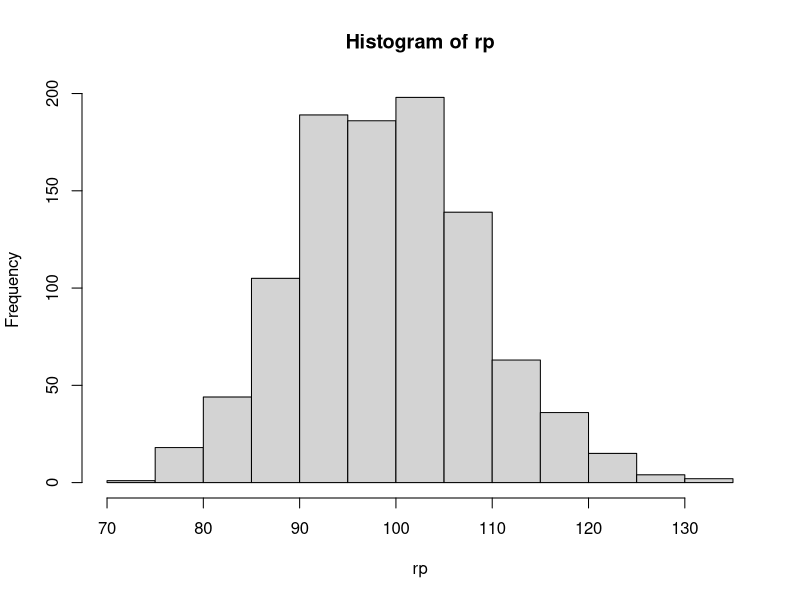
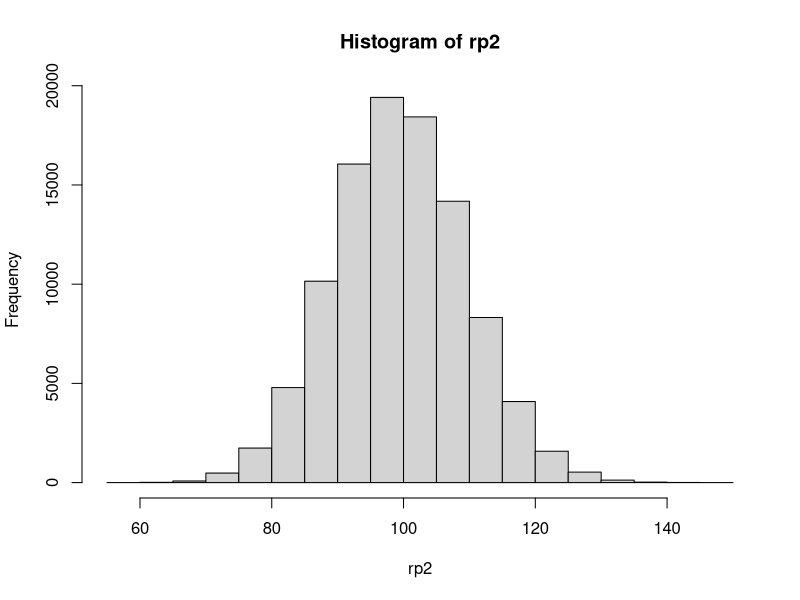

Write R code to recreate these figures, in order.
### March 20 ###
# chap 4 examples

## 1. 이항분포
# 1) dbinom(독립변수,모집단수,누적확률)
# 2) pbinom(독립변수,모집단수,누적확률,lower=T/F)
# 3) rbinom(랜던추출수,모집단수,누적확률)

## 2. 포아송분포
# 1) dpois(사건수,평균)
# 2) ppois(사건수,평균)
1-ppois(200,100) # 0
1-ppois(120,100) # 0.02266933
(1-ppois(120,100))*365 # 8.274305 : 년에 약 8일 사건 발생
# 사건수가 증가할 수록 사건 발생 확률 감소
# 3) rpois(랜덤사건수,평균)
rp = rpois(1000,100)
mean(rp) # 99.893
var(rp) # 102.1057
hist(rp)
# 랜덤사건의 수가 많을 수록 정규분포의 형태를 띰
rp2 = rpois(100000,100)
mean(rp2) # 100.0457
var(rp2) # 99.92265
hist(rp2)

## 3. 정규분포
# 1) dnorm(독립변수,평균,표준편차) : 한 점에서 정규분포 = 함수값
dnorm(0) # 점 x=0의 0.3989423
1/sqrt(pi*2) # dnorm과 동일
# 2) pnorm(독립변수,평균,표준편차) : 0부터 한 점까지 누적확률
pnorm(0,0,1) # 0.5
pnorm(1,0,1) # 0.8413447
pnorm(-1,0,1) # 0.1586553
# 3) qnorm(누적확률,평균,표준편차) : pnorm의 역함수 = 누적확률에 해당하는 점
qnorm(0.5,0,1) # 0 = pnorm의 독립변수
# 4) rnorm(랜덤사건수,평균,표준편차)
# 이때, 평균=0, 표준편차=1인 경우 표준정규분포